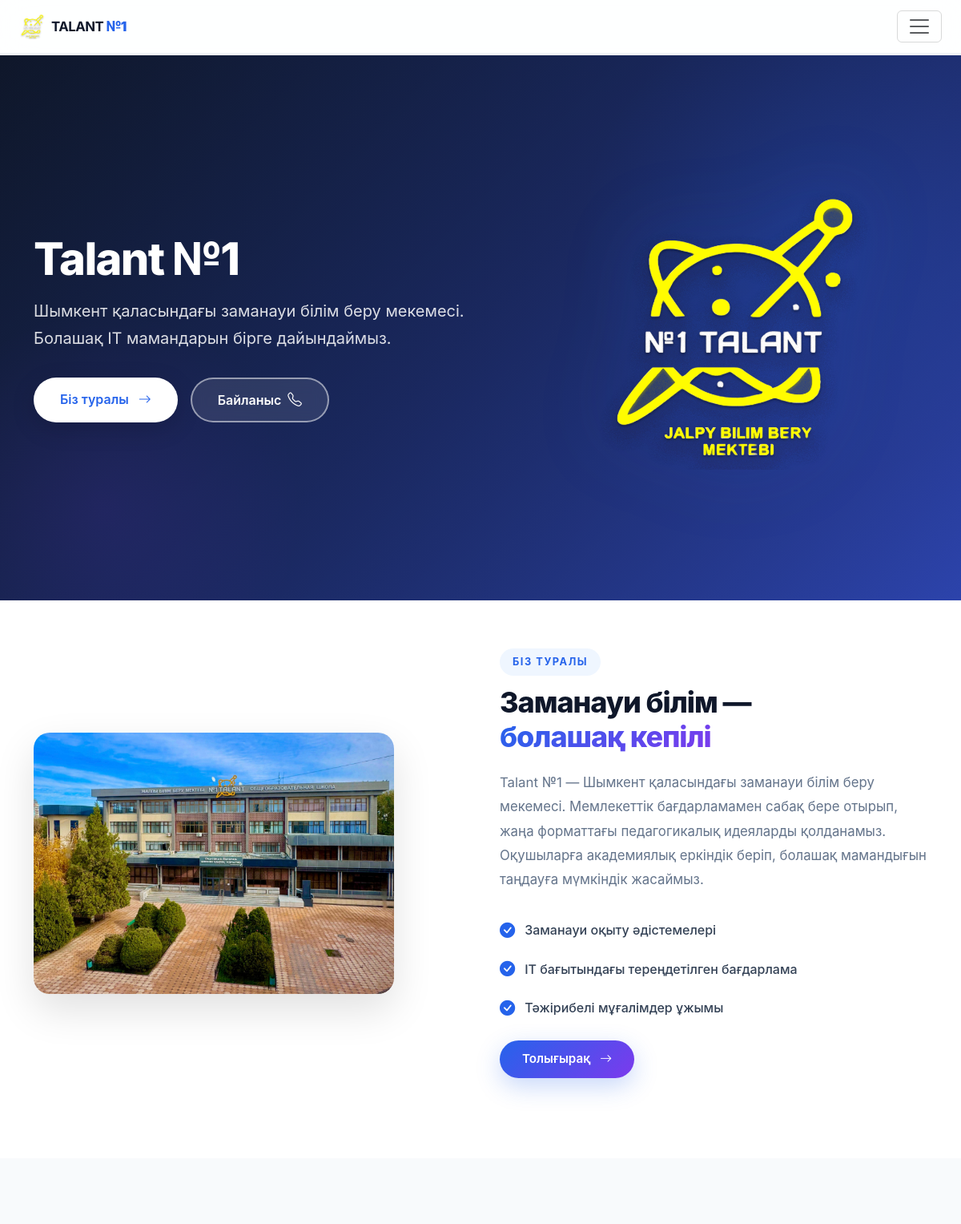
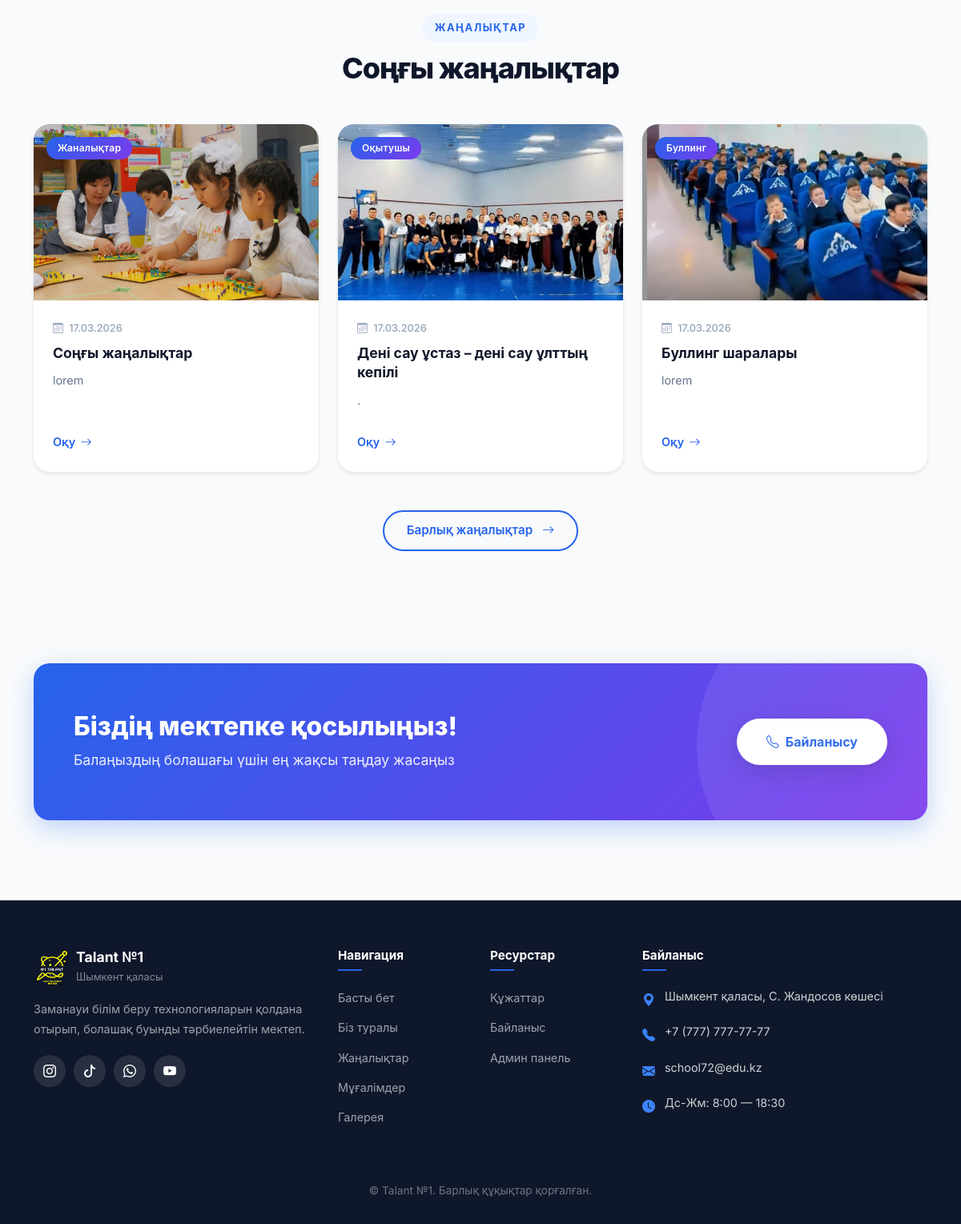
The page / on the database its author committed (2 pictures, top to bottom).
### app/models.py (models this page shows, shortened)
class News(models.Model):
    title = models.CharField('Тақырыбы', max_length=255)
    slug = models.SlugField('URL', max_length=270, unique=True, blank=True)
    text = models.TextField('Мәтіні')
    image = models.ImageField('Сурет', upload_to='news/', blank=True, null=True)
    category = models.ForeignKey(
        NewsCategory, on_delete=models.SET_NULL,
        null=True, blank=True, verbose_name='Санаты',
        related_name='news'
    )
    is_published = models.BooleanField('Жарияланған', default=True)
    created_at = models.DateTimeField('Құрылған уақыты', auto_now_add=True)
    updated_at = models.DateTimeField('Жаңартылған уақыты', auto_now=True)
    class Meta:
        verbose_name = 'Жаңалық'
        verbose_name_plural = 'Жаңалықтар'
        ordering = ['-created_at']

class NewsCategory(models.Model):
    name = models.CharField('Атауы', max_length=100)
    slug = models.SlugField('URL', max_length=120, unique=True, blank=True)
    class Meta:
        verbose_name = 'Жаңалық санаты'
        verbose_name_plural = 'Жаңалық санаттары'
        ordering = ['name']

### app/views.py (the view)
# urls.py: path('', views.index, name='index'),
def index(request):
    sliders = Slider.objects.filter(is_active=True)
    latest_news = News.objects.filter(is_published=True)[:6]
    context = {
        'sliders': sliders,
        'latest_news': latest_news,
    }
    return render(request, 'index.html', context)

### app/context_processors.py (called while the page is built)
def clubs_processor(request):
    try:
        return {
            'nav_clubs': Club.objects.all().order_by('order', 'name')
        }
    except:
        return {'nav_clubs': []}

### app/templates/index.html (shortened to what this page needs)
{% extends 'base.html' %}
{% load static %}
{% load humanize %}
{% block content %}
<section class="hero-section">
  {% if sliders %}
  <div id="heroCarousel" class="carousel slide" data-bs-ride="carousel" data-bs-interval="5000">
    <div class="carousel-indicators">
      {% for slide in sliders %}
      <button type="button" data-bs-target="#heroCarousel" data-bs-slide-to="{{ forloop.counter0 }}" {% if forloop.first %}class="active" aria-current="true" {% endif %} aria-label="Слайд {{ forloop.counter }}"></button>
      {% endfor %}
    </div>
    <div class="carousel-inner">
      {% for slide in sliders %}
      <div class="carousel-item {% if forloop.first %}active{% endif %}">
        <div class="hero-slide" style="background-image: url('{{ slide.image.url }}');">
          <div class="hero-overlay"></div>
          <div class="container h-100 d-flex align-items-center">
            <div class="hero-content" data-aos="fade-up">
              <h1 class="hero-title">{{ slide.title }}</h1>
              {% if slide.subtitle %}
              <p class="hero-subtitle">{{ slide.subtitle }}</p>
              {% endif %}
              {% if slide.link %}
              <a href="{{ slide.link }}" class="btn btn-hero">Толығырақ <i class="bi bi-arrow-right ms-2"></i></a>
              {% endif %}
            </div>
          </div>
        </div>
      </div>
      {% endfor %}
    </div>
    <button class="carousel-control-prev" type="button" data-bs-target="#heroCarousel" data-bs-slide="prev">
      <span class="carousel-control-prev-icon"></span>
    </button>
    <button class="carousel-control-next" type="button" data-bs-target="#heroCarousel" data-bs-slide="next">
      <span class="carousel-control-next-icon"></span>
    </button>
  </div>
  {% else %}
  <div class="hero-slide hero-default">
    <div class="hero-overlay"></div>
    <div class="container h-100 d-flex align-items-center">
      <div class="row w-100 align-items-center">
        <div class="col-lg-7" data-aos="fade-right">
          <div class="hero-content">
            <h1 class="hero-title">Talant №1</h1>
            <p class="hero-subtitle">Шымкент қаласындағы заманауи білім беру мекемесі. Болашақ IT мамандарын бірге
              дайындаймыз.</p>
            <div class="d-flex flex-wrap gap-3">
              <a href="{% url 'app:about' %}" class="btn btn-hero">Біз туралы <i class="bi bi-arrow-right ms-2"></i></a>
              <a href="{% url 'app:contact' %}" class="btn btn-hero-outline">Байланыс <i
                  class="bi bi-telephone ms-2"></i></a>
            </div>
          </div>
        </div>
        <div class="col-lg-5 d-none d-lg-block" data-aos="fade-left" data-aos-delay="200">
          <div class="hero-image-box">
            <img src="{% static 'img/Талант копия.png' %}" alt="Logo" class="img-fluid hero-logo-extra">
          </div>
        </div>
      </div>
    </div>
  </div>
  {% endif %}
</section>
<section class="section-about-preview" data-aos="fade-up" style="padding-top: 60px;">
  <div class="container">
    <div class="row align-items-center g-5">
      <div class="col-lg-6">
        <div class="about-img-wrapper">
          <img src="{% static 'img/11a71e31-9a4b-47f3-a8d1-e87ab7d55976.jpeg' %}" alt="Мектеп"
            class="about-preview-img">
        </div>
      </div>
      <div class="col-lg-6">
        <span class="section-label">Біз туралы</span>
        <h2 class="section-title">Заманауи білім — <br><span class="text-gradient">болашақ кепілі</span></h2>
        <p class="section-desc">
          Talant №1 — Шымкент қаласындағы заманауи білім беру мекемесі.
          Мемлекеттік бағдарламамен сабақ бере отырып, жаңа форматтағы педагогикалық
          идеяларды қолданамыз. Оқушыларға академиялық еркіндік беріп, болашақ мамандығын
          таңдауға мүмкіндік жасаймыз.
        </p>
        <div class="about-features">
          <div class="about-feature">
            <i class="bi bi-check-circle-fill"></i>
            <span>Заманауи оқыту әдістемелері</span>
          </div>
          <div class="about-feature">
            <i class="bi bi-check-circle-fill"></i>
            <span>IT бағытындағы тереңдетілген бағдарлама</span>
          </div>
          <div class="about-feature">
            <i class="bi bi-check-circle-fill"></i>
            <span>Тәжірибелі мұғалімдер ұжымы</span>
          </div>
        </div>
        <a href="{% url 'app:about' %}" class="btn btn-primary-custom mt-3">
          Толығырақ <i class="bi bi-arrow-right ms-2"></i>
        </a>
      </div>
    </div>
  </div>
</section>
<section class="section-news">
  <div class="container">
    <div class="text-center mb-5" data-aos="fade-up">
      <span class="section-label">Жаңалықтар</span>
      <h2 class="section-title">Соңғы жаңалықтар</h2>
    </div>
    {% if latest_news %}
    <div class="row g-4">
      {% for item in latest_news %}
      <div class="col-md-6 col-lg-4" data-aos="fade-up" data-aos-delay="{{ forloop.counter0|add:forloop.counter0 }}00">
        <article class="news-card">
          <div class="news-card-img">
            {% if item.image %}
            <img src="{{ item.image.url }}" alt="{{ item.title }}">
            {% else %}
            <div class="news-card-placeholder">
              <i class="bi bi-newspaper"></i>
            </div>
            {% endif %}
            {% if item.category %}
            <span class="news-badge">{{ item.category.name }}</span>
            {% endif %}
          </div>
          <div class="news-card-body">
            <div class="news-card-date">
              <i class="bi bi-calendar3 me-1"></i>
              {{ item.created_at|date:"d.m.Y" }}
            </div>
            <h3 class="news-card-title">
              <a href="{% url 'app:news_detail' item.slug %}">{{ item.title }}</a>
            </h3>
            <p class="news-card-text">{{ item.text|truncatewords:20 }}</p>
            <a href="{% url 'app:news_detail' item.slug %}" class="news-card-link">
              Оқу <i class="bi bi-arrow-right"></i>
            </a>
          </div>
        </article>
      </div>
      {% endfor %}
    </div>
    <div class="text-center mt-5" data-aos="fade-up">
      <a href="{% url 'app:news_list' %}" class="btn btn-outline-custom">
        Барлық жаңалықтар <i class="bi bi-arrow-right ms-2"></i>
      </a>
    </div>
    {% else %}
    <div class="empty-state" data-aos="fade-up">
      <i class="bi bi-inbox"></i>
      <h4>Жаңалықтар жоқ</h4>
      <p>Жаңалықтар жақын арада жарияланады</p>
    </div>
    {% endif %}
  </div>
</section>
<section class="cta-section" data-aos="fade-up">
  <div class="container">
    <div class="cta-card">
      <div class="row align-items-center">
        <div class="col-lg-8">
          <h2 class="cta-title">Біздің мектепке қосылыңыз!</h2>
          <p class="cta-desc">Балаңыздың болашағы үшін ең жақсы таңдау жасаңыз</p>
        </div>
        <div class="col-lg-4 text-lg-end">
          <a href="{% url 'app:contact' %}" class="btn btn-cta">
            <i class="bi bi-telephone me-2"></i>Байланысу
          </a>
        </div>
      </div>
    </div>
  </div>
</section>
{% endblock %}

### rows shown on the page
News: image (picture), category.name "Жаналықтар", created_at "17.03.2026", title "Соңғы жаңалықтар", text "lorem"
News: image (picture), category.name "Оқытушы", created_at "17.03.2026", title "Дені сау ұстаз – дені сау ұлттың кепілі", text "."
News: image (picture), category.name "Буллинг", created_at "17.03.2026", title "Буллинг шаралары", text "lorem"
